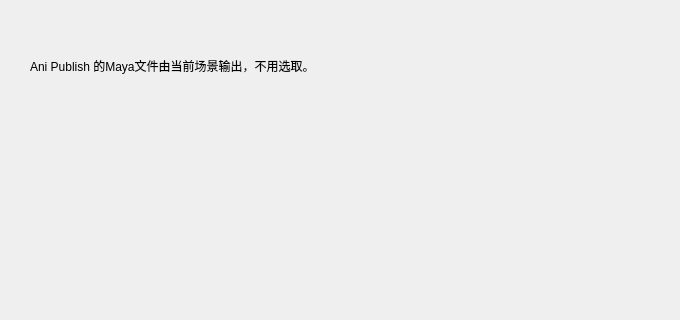
<?xml version="1.0" encoding="UTF-8"?>
<ui version="4.0">
 <class>Form</class>
 <widget class="QWidget" name="Form">
  <property name="geometry">
   <rect>
    <x>0</x>
    <y>0</y>
    <width>680</width>
    <height>320</height>
   </rect>
  </property>
  <property name="windowTitle">
   <string>Form</string>
  </property>
  <widget class="QLabel" name="label">
   <property name="geometry">
    <rect>
     <x>30</x>
     <y>30</y>
     <width>621</width>
     <height>71</height>
    </rect>
   </property>
   <property name="text">
    <string>Ani Publish 的Maya文件由当前场景输出，不用选取。</string>
   </property>
  </widget>
 </widget>
 <resources/>
 <connections/>
</ui>
